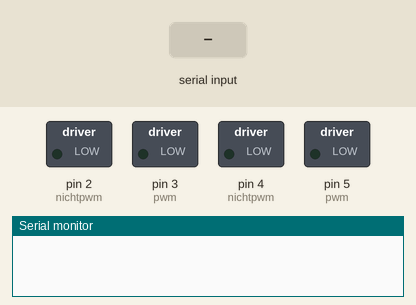
Recording of a sketch running on a simulated Arduino Uno, built with avr-gcc and run on an emulated ATmega328P. Shown: switched loads named in the sketch (green lamp = pin HIGH), the last lines printed to the serial monitor. Inputs (shaded band) come from the test bench.

Above: at 1.2 s.
1.3 s: "R90\n" received over the second serial link
At 2.2 s:
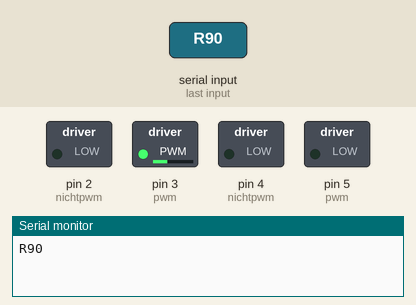
2.8 s: "L90\n" received over the second serial link
At 3.5 s:
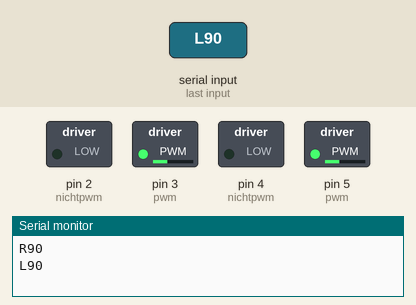
Timing chart, 0 to 5.8 s (numbered marks = the images above; inputs shaded):
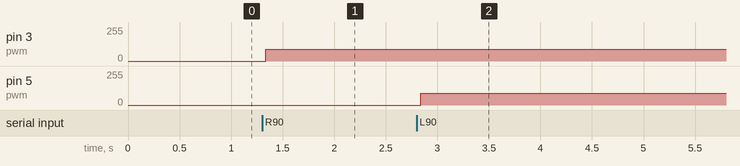

Measured:
- after the input at 1.3 s, pin 3 (pwm): 0/255 → 90/255 at once
- after the input at 2.8 s, pin 5 (pwm): 0/255 → 90/255 at once

The sketch:

htlcar.ino
```cpp
#include <SoftwareSerial.h>
#include <EEPROM.h>

SoftwareSerial BT(10, 11);  //rx=10 tx=11

char BT_Char = ' ';char BT_ID = ' ';char BT_ID_temp = ' ';bool BT_ID_expected = true;bool BT_newReading = false;
String BT_ValueStr = "";float BT_Value;

int gr;
int gl;

void setup() {
  BT.begin(9600);
  pinMode(2,OUTPUT);//nichtpwm
  pinMode(3,OUTPUT);//pwm
  pinMode(4,OUTPUT);//nichtpwm
  pinMode(5,OUTPUT);//pwm
Serial.begin(9600);
}

void loop() {

  BT_check();
  if(BT_newReading) {
    BT_setValue();
  }
  motorDrehen(3,2,true,gr);
  motorDrehen(5,4,true,gl);
  delay(10);

}

void motorDrehen(int pwmPin,int nichtPwmPin,bool richtung, int geschwin){

//true = vor
//false = rück

 /* if(richtung == true){
    digitalWrite(nichtPwmPin,LOW);
    analogWrite(pwmPin,geschwin);
  }
  if(richtung == false){
    digitalWrite(nichtPwmPin,HIGH);
    analogWrite(pwmPin,(255-geschwin));
  }
*/

  if(geschwin > 0){
    digitalWrite(nichtPwmPin,LOW);
    analogWrite(pwmPin,geschwin);
  }
  if(geschwin < 0){
    geschwin = (geschwin * (-1));
    digitalWrite(nichtPwmPin,HIGH);
    analogWrite(pwmPin,(255-geschwin));
  }

}

void BT_check(){
  BT_newReading = false;
  if(BT.available())
  {
    BT_Char=BT.read();
    Serial.write(BT_Char);

    if(BT_ID_expected) {
      BT_ID_temp = BT_Char;
      BT_ID_expected = false;
      BT_ValueStr = "";
    }
    else
    {
      if( (BT_Char != ' ') && (BT_Char != '\n') ) {
        BT_ValueStr += BT_Char;
      }

      if(BT_Char == '\n') {
        BT_ID = BT_ID_temp;
        BT_Value = BT_ValueStr.toFloat();
        BT_ValueStr = "";
        BT_ID_expected = true;
        BT_newReading = true;
      }
    }
  }
}

void BT_setValue(){
  switch(BT_ID){
    case 'R': {
      gr=BT_Value;
      break;
    }
    case 'L': {
      gl=BT_Value;
      break;
    }
  }
}
```
